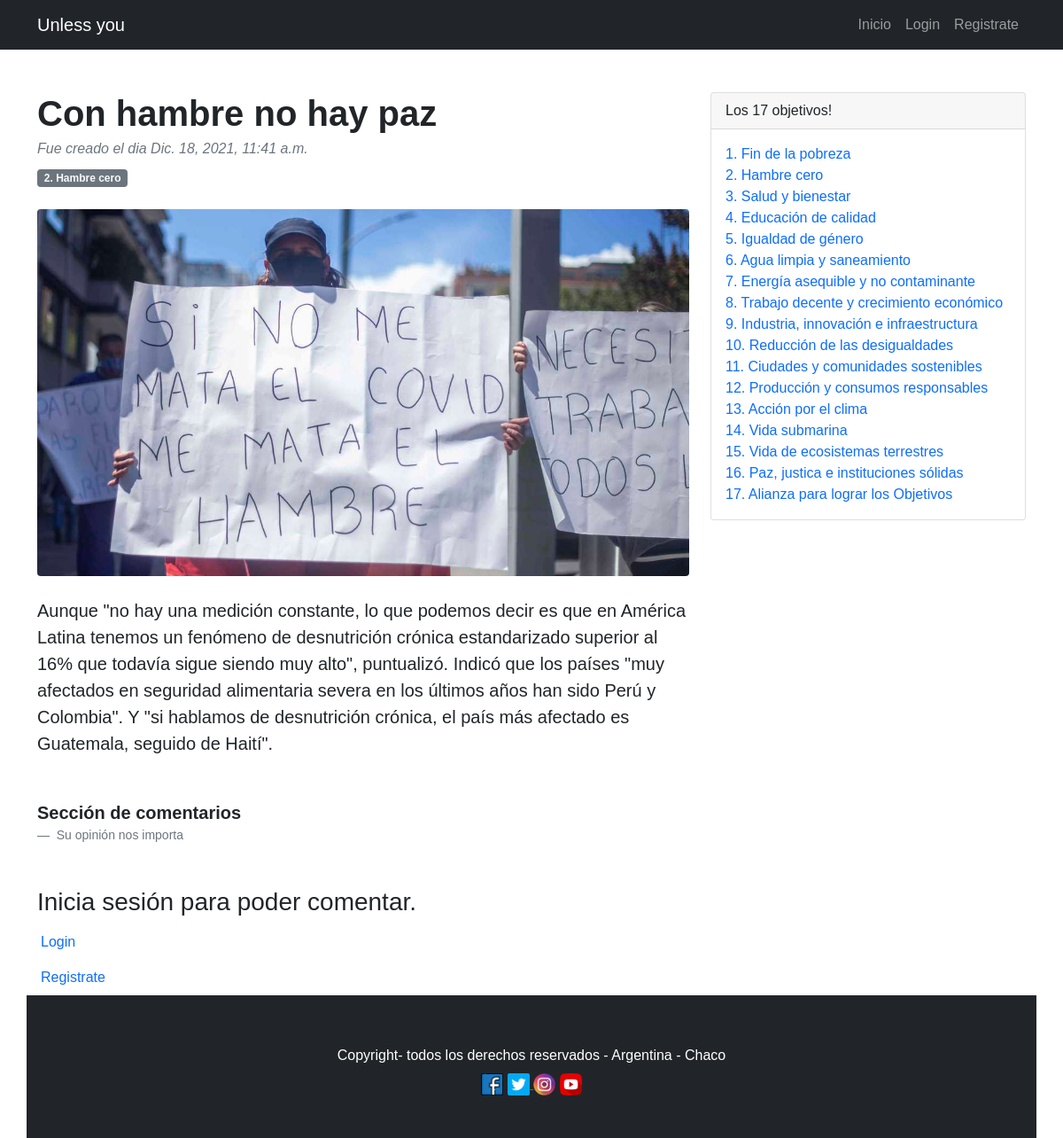
Screenshot of /posts/detalle/11 with the database file from the repository.
### apps/posts/models.py (models this page shows, shortened)
class Posts(models.Model):
	nombre = models.CharField(max_length=255)
	body = models.TextField(null = True)
	fecha_post = models.DateTimeField(auto_now_add=True, null = True)
	Ods = models.ForeignKey(Ods, on_delete = models.CASCADE)
	imagen = models.ImageField(upload_to='imagenes_posts', null=True)
	class Meta:
		ordering = ['-fecha_post']

class Ods(models.Model):
	nombre = models.CharField(max_length = 255)
	descripcion = models.TextField(null = True)
	imagen = models.ImageField(upload_to='imagenes_ods', null=True)
	def __str__(self):
		return self.nombre

### apps/posts/views.py (the view)
# urls.py: path('detalle/<int:pk>', views.DetallePost, name= 'detalle'),
def DetallePost(request, pk):
	p = Posts.objects.get(pk = pk)
	ctx = {}
	ctx['posts'] = p
	o = Ods.objects.all()
	ctx['Ods'] = o
	comments = p.comments.filter(status=True)
	SoloEstePost = None
	if request.method == 'POST':
		comment_form = NuevoComentario(request.POST,)
		if comment_form.is_valid():
			SoloEstePost = comment_form.save(commit=False)
			SoloEstePost.Posts = p
			SoloEstePost.save()
	else:
		comment_form = NuevoComentario()
	return render(request, 'Posts/detallePost.html', {'p': p, 'comments': SoloEstePost, 'comments': comments, 'comment_form': comment_form, 'posts': p, 'Ods': o})

### templates/Posts/detallePost.html (shortened to what this page needs)
{% load static %}
<!DOCTYPE html>
<html lang="en">
    <head>
        <link rel="stylesheet" type="text/css" href="{% static 'css/styles.css' %}">
    </head>
    <body>
        <nav class="navbar navbar-expand-lg navbar-dark bg-dark">
            <div class="container">
                <a class="navbar-brand" href="{% url 'primera_vista' %}">Unless you</a>
                <div class="collapse navbar-collapse" id="navbarSupportedContent">
                    <ul class="navbar-nav ms-auto mb-2 mb-lg-0">
                        {% if user.is_authenticated %}
                            <li class="nav-item"><a class="nav-link" >Bienvenid@ {{ user.username }}</a></li>
                            <li class="nav-item"><a class="nav-link" href="{% url 'primera_vista' %}">Inicio</a></li>
                            <li class="nav-item"><a class="nav-link" href="{% url 'logout' %}">Cerrar Sesion</a></li>
                            <li class="nav-item"><a class="nav-link" href="{% url 'posts:alta_post' %}">Crear Post</a></li>
                        {% else %}
                             <li class="nav-item"><a class="nav-link" href="{% url 'primera_vista' %}">Inicio</a></li>
                            <li class="nav-item"><a class="nav-link" href="{% url 'login' %}">Login</a></li>
                            <li class="nav-item"><a class="nav-link" href="{% url 'register' %}">Registrate</a></li>
                        {% endif %}
                    </ul>
                </div>
            </div>
        </nav>
        <div class="container mt-5">
            <div class="row">
                <div class="col-lg-8">
                    <article>
                        <header class="mb-4">
                            <h1 class="fw-bolder mb-1">{{ posts.nombre }}</h1>
                            <div class="text-muted fst-italic mb-2">Fue creado el dia {{ posts.fecha_post }}</div>
                            <a class="badge bg-secondary text-decoration-none link-light">{{ posts.Ods }}</a>
                        </header>
                        <figure class="mb-4"><img class="img-fluid rounded" src="{{posts.imagen.url}}" alt="..." /></figure>
                        <section class="mb-5">
                            <p class="fs-5 mb-4">{{ posts.body }}</p>
                        </section>
                    </article>
                    <figure><strong>
                        <blockquote class="blockquote">
                          <p>Sección de comentarios</p></strong>
                        <figcaption class="blockquote-footer">
                          Su opinión nos importa
                        </figcaption>
                      </figure>
            </div>
            <div class="col-lg-4">
                <div class="card mb-4">
                    <div class="card-header">Los 17 objetivos!</div>
                    <div class="card-body">
                        <div class=".row">
                            <div class=".col-lg-8">
                                <ul class="list-unstyled mb-0">
                                    {% for o in Ods %}
                                        <li><a href="{% url 'posts:filtro' o.pk%}" style="text-decoration: none;">{{o.nombre}}</a></li>
                                    {% endfor %}
                                </ul>
                            </div>
                        </div>
                    </div>
                </div>
            </div>
    {% if user.is_authenticated %}
    <h2 class="display-5">Hacer un nuevo comentario</h2>
    <form id="myForm" method="POST">
        {{comment_form.as_p}}
        {% csrf_token %}
        <button type='submit' class="btn - btn-primary btn-lg btn-block"> Comentar </button>
    </form>
    {% else %}
    <h3 class="Display-5">Inicia sesión para poder comentar.</h3>
    <a class="nav-link" href="{% url 'login' %}">Login</a>
    <a class="nav-link" href="{% url 'register' %}">Registrate</a>
    {% endif %}
        <footer class="py-5 bg-dark">
            <div class="container"><p class= "m-2 text-center text-white"> Copyright- todos los derechos reservados - Argentina - Chaco </p>
            </div>
            <div class="container">
                <div class="row justify-content-center ">
                    <div class="col-md-12 text-center justify-content-center">
                        <div class="enlaceRedes">
                            <a href="https://facebook.com"> <img class="facebook" width="25" height="25" margin-right:5rem; #facebook:hover src="{% static 'img/facebook.png' %}"></a>
                            <a href="https://twitter.com"> <img class="twitter" width="25" height="25" margin-right:5rem; src="{% static 'img/twiter.png' %}">
                            </a>
                            <a href="https://instagram.com"> <img class="instagram" width="25" height="25" margin-right:5rem; src="{% static 'img/instagram.png' %}"></a>
                            <a href="https://youtube.com"> <img class="youtube" width="25" height="25" margin-right:5rem; #facebook:hover src="{% static 'img/youtube.png' %}"></a>
                        </div>
                    </div>
                </div>
            </div>
        </footer>
    </body>
</html>

### rows the page displays
Posts: nombre "Con hambre no hay paz", fecha_post "Dic. 18, 2021, 11:41 a.m.", Ods "2. Hambre cero", imagen (picture), body "Aunque \"no hay una medición constante, lo que podemos decir es que en América Latina tenemos un fenómeno de desnutrición crónica estandarizado superior al 16% que todavía sigue siendo muy alto\", puntualizó. Indicó que los países \"muy afectados en seguridad alimentaria severa en los últimos años han sido Perú y Colombia\". Y \"si hablamos de desnutrición crónica, el país más afectado es Guatemala, seguido de Haití\"."
Ods: nombre "1. Fin de la pobreza"
Ods: nombre "2. Hambre cero"
Ods: nombre "3. Salud y bienestar"
Ods: nombre "4. Educación de calidad"
Ods: nombre "5. Igualdad de género"
Ods: nombre "6. Agua limpia y saneamiento"
Ods: nombre "7. Energía asequible y no contaminante"
Ods: nombre "8. Trabajo decente y crecimiento económico"
Ods: nombre "9. Industria, innovación e infraestructura"
Ods: nombre "10. Reducción de las desigualdades"
Ods: nombre "11. Ciudades y comunidades sostenibles"
Ods: nombre "12. Producción y consumos responsables"
Ods: nombre "13. Acción por el clima"
Ods: nombre "14. Vida submarina"
Ods: nombre "15. Vida de ecosistemas terrestres"
Ods: nombre "16. Paz, justica e instituciones sólidas"
Ods: nombre "17. Alianza para lograr los Objetivos"
